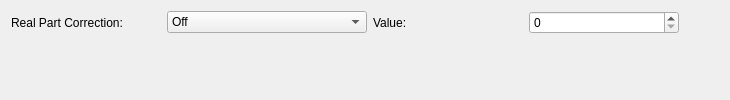
        <widget class="QWidget" name="tab_5">
         <attribute name="title">
          <string>Real Part Correction</string>
         </attribute>
         <layout class="QVBoxLayout" name="verticalLayout_2">
          <item>
           <layout class="QGridLayout" name="gridLayout_8">
            <item row="0" column="3">
             <widget class="QLabel" name="labelResource_26">
              <property name="minimumSize">
               <size>
                <width>150</width>
                <height>0</height>
               </size>
              </property>
              <property name="text">
               <string>Value:</string>
              </property>
             </widget>
            </item>
            <item row="0" column="1">
             <widget class="QComboBox" name="realPartCorrectionCombo">
              <property name="minimumSize">
               <size>
                <width>200</width>
                <height>0</height>
               </size>
              </property>
              <item>
               <property name="text">
                <string>Off</string>
               </property>
              </item>
              <item>
               <property name="text">
                <string>On</string>
               </property>
              </item>
             </widget>
            </item>
            <item row="0" column="0">
             <widget class="QLabel" name="Rea">
              <property name="minimumSize">
               <size>
                <width>150</width>
                <height>0</height>
               </size>
              </property>
              <property name="text">
               <string>Real Part Correction:</string>
              </property>
             </widget>
            </item>
            <item row="0" column="4">
             <widget class="QSpinBox" name="realPartCorrectionSpin">
              <property name="minimumSize">
               <size>
                <width>150</width>
                <height>0</height>
               </size>
              </property>
              <property name="maximum">
               <number>10000000</number>
              </property>
             </widget>
            </item>
            <item row="0" column="5">
             <spacer name="horizontalSpacer_7">
              <property name="orientation">
               <enum>Qt::Horizontal</enum>
              </property>
              <property name="sizeHint" stdset="0">
               <size>
                <width>40</width>
                <height>20</height>
               </size>
              </property>
             </spacer>
            </item>
           </layout>
          </item>
          <item>
           <spacer name="verticalSpacer">
            <property name="sizeHint" stdset="0">
             <size>
              <width>20</width>
              <height>40</height>
             </size>
            </property>
           </spacer>
          </item>
         </layout>
        </widget>
